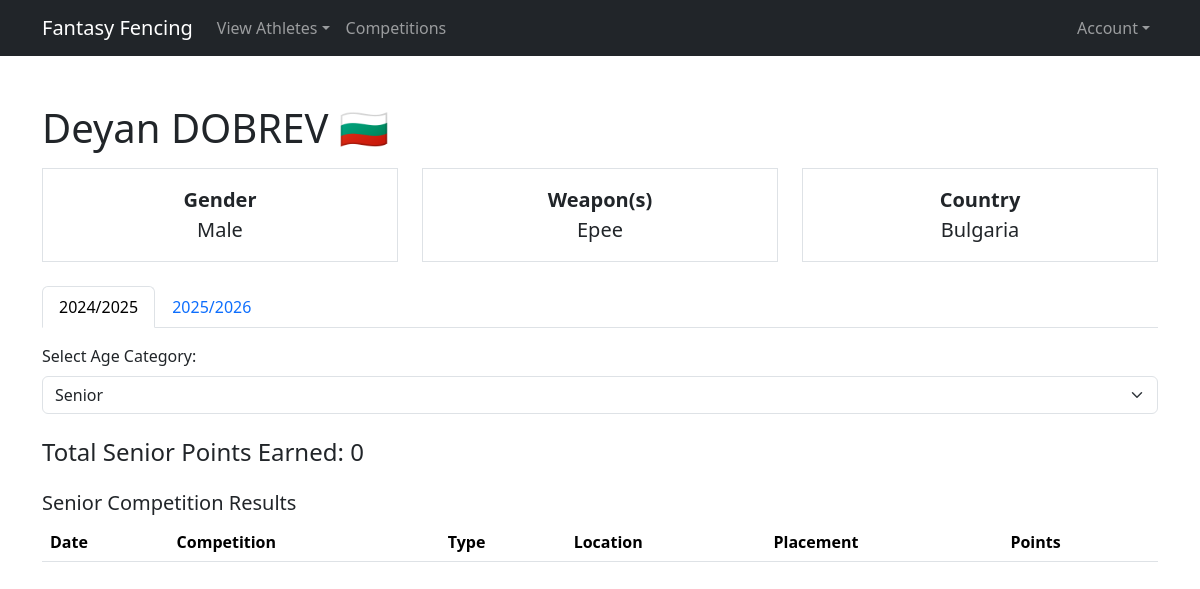
Screenshot of /frontend/php/athlete.php?id=1886 with the database file from the repository.
### tables this page shows
CREATE TABLE IF NOT EXISTS athletes (
    	id INT PRIMARY KEY,
    	name VARCHAR(100) NOT NULL,
    	firstName VARCHAR(50) NOT NULL,
    	lastName VARCHAR(50) NOT NULL,
    	gender ENUM('male', 'female') NOT NULL,
    	nationality CHAR(3) NOT NULL,
    	weapon ENUM('sabre', 'epee', 'foil') NOT NULL,
    	weapon2 ENUM('sabre', 'epee', 'foil') DEFAULT NULL,
    	isActive BOOLEAN DEFAULT FALSE
);

### backend/php/databaseFunctions.php (called while the page is built, shortened)
<?php
function getAthleteInfo($athleteId) {
    	$db = dbConnect();
    	$stmt = $db->prepare("SELECT firstName, lastName, gender, nationality FROM athletes WHERE id = ?");
    	$stmt->bind_param("i", $athleteId);
    	$stmt->execute();
    	$result = $stmt->get_result();
    	$athlete = $result->fetch_assoc();
    	return $athlete;
}
function getAthleteWeapons($athleteId) {
    	$db = dbConnect();
    	$stmt = $db->prepare("SELECT weapon, weapon2 FROM athletes WHERE id = ?");
    	$stmt->bind_param("i", $athleteId);
    	$stmt->execute();
    	$result = $stmt->get_result()->fetch_assoc();
    	$weapons = array_filter([$result['weapon'], $result['weapon2']]);
    	return $weapons;
}
function getTotalPoints($athleteId, $season, $weapon, $ageCategory) {
    	$db = dbConnect();
    	$stmt = $db->prepare("SELECT points FROM athleteSeasonPoints WHERE athleteId = ? AND season = ? AND weapon = ? AND ageCategory = ?");
    	$stmt->bind_param("iiss", $athleteId, $season, $weapon, $ageCategory);
    	$stmt->execute();
    	$stmt->bind_result($points);
    	return $points ?: 0;
}
?>

### backend/php/otherFunctions.php (called while the page is built, shortened)
<?php
function getFlagEmoji($countryCode) {
    	$firstLetter = mb_convert_encoding('&#' . (127397 + ord($countryCode[0])) . ';', 'UTF-8', 'HTML-ENTITIES');
    	$secondLetter = mb_convert_encoding('&#' . (127397 + ord($countryCode[1])) . ';', 'UTF-8', 'HTML-ENTITIES');
    	return $firstLetter . $secondLetter;
}
?>

### backend/php/dataArrays.php (called while the page is built, shortened)
<?php
$ageCategories = [
	"S" => "Senior",
	"J" => "Junior"
];
$seasons = [
    	'2025' => '2024/2025',
    	'2026' => '2025/2026'
];
?>

### frontend/php/athlete.php (the view, shortened to what this page needs)
<?php
include 'header.php';
include '../../backend/php/dataArrays.php';
include '../../backend/php/databaseFunctions.php';
include '../../backend/php/otherFunctions.php';
$athleteId = $_GET['id'];
$season = $_GET['season'] ?? '2025';
$athlete = getAthleteInfo($athleteId);
$availableWeapons = getAthleteWeapons($athleteId);
$weapon = $_GET['weapon'] ?? $availableWeapons[0];
$ageCategory = $_GET['ageCategory'] ?? 'S';
$totalPoints = getTotalPoints($athleteId, $season, $weapon, $ageCategory);
$twoLetterCountryCode = $countryCodeMap[$athlete['nationality']] ?? '';
$flagEmoji = $twoLetterCountryCode ? getFlagEmoji($twoLetterCountryCode) : '';
?>
<body>
    	<div class="container mt-5">
        	<h1>
            		<?= htmlspecialchars($athlete['firstName'] . ' ' . $athlete['lastName'])?>
            		<?= $flagEmoji?>
        	</h1>
        	<div class="row mt-3 text-center">
            		<div class="col-md-4">
                		<div class="border p-3" style="font-size: 1.25rem;">
                    			<strong>Gender</strong><br>
                    			<?= ucfirst($athlete['gender']) ?>
                		</div>
            		</div>
            	<div class="col-md-4">
                	<div class="border p-3" style="font-size: 1.25rem;">
                    		<strong>Weapon(s)</strong><br>
                    		<?= htmlspecialchars(implode('/', array_map('ucfirst', $availableWeapons))) ?>
                	</div>
            	</div>
            	<div class="col-md-4">
                	<div class="border p-3" style="font-size: 1.25rem;">
                    		<strong>Country</strong><br>
                    		<?= htmlspecialchars($validCountryCodes[$athlete['nationality']] ?? $athlete['nationality']) ?>
                	</div>
            	</div>
        </div>
        <ul class="nav nav-tabs mt-4" id="seasonTab" role="tablist">
            	<?php foreach ($seasons as $seasonCode => $seasonName):?>
                	<li class="nav-item" role="presentation">
                    		<a class="nav-link <?= $seasonCode == $season ? 'active' : '' ?>" href="?id=<?= $athleteId ?>&season=<?= $seasonCode?>&weapon=<?= $weapon?>"><?= $seasonName?></a>
                	</li>
            	<?php endforeach;?>
        </ul>
        <div class="mt-3">
            	<label for="ageCategory" class="form-label">Select Age Category:</label>
            	<select class="form-select" id="ageCategory" onchange="location = this.value;">
                	<?php foreach ($ageCategories as $code => $category): ?>
                    		<option value="?id=<?= $athleteId ?>&season=<?= $season ?>&weapon=<?= $weapon ?>&ageCategory=<?= $code ?>" <?= $ageCategory == $code ? 'selected' : '' ?>>
                        	<?= htmlspecialchars($category) ?>
                    		</option>
                	<?php endforeach; ?>
            	</select>
        </div>
        <h4 class="mt-4">Total <?= ucfirst($ageCategories[$ageCategory] ?? 'Senior') ?> Points Earned: <?= htmlspecialchars($totalPoints) ?></h4>
        <h5 class="mt-4"><?= ucfirst($ageCategories[$ageCategory] ?? 'Senior') ?> Competition Results</h5>
        <table class="table table-striped">
            	<thead>
                	<tr>
                    		<th>Date</th>
                    		<th>Competition</th>
                    		<th>Type</th>
                    		<th>Location</th>
                    		<th>Placement</th>
                    		<th>Points</th>
                	</tr>
            	</thead>
        	</table>
    	</div>
</body>
</html>

### rows the page displays
athletes: firstName+lastName "Deyan DOBREV", nationality "🇧🇬", gender "Male", weapon+weapon2 "Epee", nationality "Bulgaria"

### other values shown
$seasonName "2024/2025"
$seasonName "2025/2026"
$ageCategories[$ageCategory] "Senior"
$totalPoints "0"
form field value "Senior"
